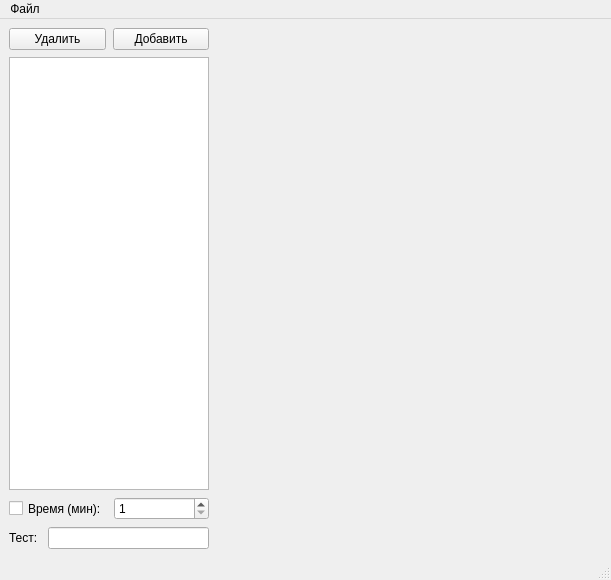
<?xml version="1.0" encoding="UTF-8"?>
<ui version="4.0">
 <class>MainWindow</class>
 <widget class="QMainWindow" name="MainWindow">
  <property name="geometry">
   <rect>
    <x>0</x>
    <y>0</y>
    <width>611</width>
    <height>580</height>
   </rect>
  </property>
  <property name="windowTitle">
   <string>MainWindow</string>
  </property>
  <widget class="QWidget" name="centralwidget">
   <layout class="QGridLayout" name="gridLayout">
    <item row="0" column="0">
     <layout class="QHBoxLayout" name="horizontalLayout">
      <property name="spacing">
       <number>7</number>
      </property>
      <property name="sizeConstraint">
       <enum>QLayout::SetDefaultConstraint</enum>
      </property>
      <item>
       <layout class="QVBoxLayout" name="verticalLayout">
        <item>
         <layout class="QHBoxLayout" name="addRemoveLayout">
          <item>
           <widget class="QPushButton" name="removeTaskButton">
            <property name="text">
             <string>Удалить</string>
            </property>
           </widget>
          </item>
          <item>
           <widget class="QPushButton" name="addTaskButton">
            <property name="text">
             <string>Добавить</string>
            </property>
           </widget>
          </item>
         </layout>
        </item>
        <item>
         <widget class="TaskListView" name="taskListView">
          <property name="sizePolicy">
           <sizepolicy hsizetype="Maximum" vsizetype="Expanding">
            <horstretch>0</horstretch>
            <verstretch>0</verstretch>
           </sizepolicy>
          </property>
          <property name="maximumSize">
           <size>
            <width>200</width>
            <height>16777215</height>
           </size>
          </property>
          <property name="dragEnabled">
           <bool>true</bool>
          </property>
          <property name="dragDropMode">
           <enum>QAbstractItemView::InternalMove</enum>
          </property>
          <property name="defaultDropAction">
           <enum>Qt::MoveAction</enum>
          </property>
         </widget>
        </item>
        <item>
         <layout class="QHBoxLayout" name="timeLayout">
          <item>
           <widget class="QCheckBox" name="timeCheckBox">
            <property name="sizePolicy">
             <sizepolicy hsizetype="Minimum" vsizetype="Minimum">
              <horstretch>0</horstretch>
              <verstretch>0</verstretch>
             </sizepolicy>
            </property>
            <property name="text">
             <string>Время (мин):</string>
            </property>
           </widget>
          </item>
          <item>
           <widget class="QSpinBox" name="timeSpinBox">
            <property name="sizePolicy">
             <sizepolicy hsizetype="Ignored" vsizetype="Fixed">
              <horstretch>0</horstretch>
              <verstretch>0</verstretch>
             </sizepolicy>
            </property>
            <property name="minimum">
             <number>1</number>
            </property>
            <property name="maximum">
             <number>1440</number>
            </property>
            <property name="singleStep">
             <number>1</number>
            </property>
            <property name="value">
             <number>1</number>
            </property>
           </widget>
          </item>
         </layout>
        </item>
        <item>
         <layout class="QHBoxLayout" name="fileNameLayout">
          <item>
           <widget class="QLabel" name="testLabel">
            <property name="sizePolicy">
             <sizepolicy hsizetype="Fixed" vsizetype="Minimum">
              <horstretch>0</horstretch>
              <verstretch>0</verstretch>
             </sizepolicy>
            </property>
            <property name="text">
             <string>Тест: </string>
            </property>
           </widget>
          </item>
          <item>
           <widget class="TestNameLine" name="fileNameLine">
            <property name="sizePolicy">
             <sizepolicy hsizetype="Minimum" vsizetype="Minimum">
              <horstretch>0</horstretch>
              <verstretch>0</verstretch>
             </sizepolicy>
            </property>
            <property name="readOnly">
             <bool>true</bool>
            </property>
           </widget>
          </item>
         </layout>
        </item>
       </layout>
      </item>
      <item>
       <widget class="TaskViewWidget" name="taskViewWidget" native="true">
        <property name="sizePolicy">
         <sizepolicy hsizetype="Expanding" vsizetype="Preferred">
          <horstretch>0</horstretch>
          <verstretch>0</verstretch>
         </sizepolicy>
        </property>
       </widget>
      </item>
     </layout>
    </item>
   </layout>
  </widget>
  <widget class="QMenuBar" name="menubar">
   <property name="geometry">
    <rect>
     <x>0</x>
     <y>0</y>
     <width>611</width>
     <height>25</height>
    </rect>
   </property>
   <widget class="QMenu" name="File">
    <property name="title">
     <string>Файл</string>
    </property>
    <addaction name="OpenTest"/>
    <addaction name="CreateTest"/>
    <addaction name="separator"/>
    <addaction name="SaveTest"/>
    <addaction name="SaveAsTest"/>
    <addaction name="RemoveTest"/>
    <addaction name="separator"/>
    <addaction name="exportPDF"/>
   </widget>
   <addaction name="File"/>
  </widget>
  <widget class="StatusBar" name="statusBar">
   <property name="palette">
    <palette>
     <active>
      <colorrole role="WindowText">
       <brush brushstyle="SolidPattern">
        <color alpha="255">
         <red>0</red>
         <green>0</green>
         <blue>0</blue>
        </color>
       </brush>
      </colorrole>
      <colorrole role="Button">
       <brush brushstyle="SolidPattern">
        <color alpha="255">
         <red>255</red>
         <green>255</green>
         <blue>255</blue>
        </color>
       </brush>
      </colorrole>
      <colorrole role="Light">
       <brush brushstyle="SolidPattern">
        <color alpha="255">
         <red>255</red>
         <green>255</green>
         <blue>255</blue>
        </color>
       </brush>
      </colorrole>
      <colorrole role="Midlight">
       <brush brushstyle="SolidPattern">
        <color alpha="255">
         <red>255</red>
         <green>255</green>
         <blue>255</blue>
        </color>
       </brush>
      </colorrole>
      <colorrole role="Dark">
       <brush brushstyle="SolidPattern">
        <color alpha="255">
         <red>127</red>
         <green>127</green>
         <blue>127</blue>
        </color>
       </brush>
      </colorrole>
      <colorrole role="Mid">
       <brush brushstyle="SolidPattern">
        <color alpha="255">
         <red>170</red>
         <green>170</green>
         <blue>170</blue>
        </color>
       </brush>
      </colorrole>
      <colorrole role="Text">
       <brush brushstyle="SolidPattern">
        <color alpha="255">
         <red>0</red>
         <green>0</green>
         <blue>0</blue>
        </color>
       </brush>
      </colorrole>
      <colorrole role="BrightText">
       <brush brushstyle="SolidPattern">
        <color alpha="255">
         <red>255</red>
         <green>255</green>
         <blue>255</blue>
        </color>
       </brush>
      </colorrole>
      <colorrole role="ButtonText">
       <brush brushstyle="SolidPattern">
        <color alpha="255">
         <red>0</red>
         <green>0</green>
         <blue>0</blue>
        </color>
       </brush>
      </colorrole>
      <colorrole role="Base">
       <brush brushstyle="SolidPattern">
        <color alpha="255">
         <red>255</red>
         <green>255</green>
         <blue>255</blue>
        </color>
       </brush>
      </colorrole>
      <colorrole role="Window">
       <brush brushstyle="SolidPattern">
        <color alpha="255">
         <red>255</red>
         <green>255</green>
         <blue>255</blue>
        </color>
       </brush>
      </colorrole>
      <colorrole role="Shadow">
       <brush brushstyle="SolidPattern">
        <color alpha="255">
         <red>0</red>
         <green>0</green>
         <blue>0</blue>
        </color>
       </brush>
      </colorrole>
      <colorrole role="AlternateBase">
       <brush brushstyle="SolidPattern">
        <color alpha="255">
         <red>255</red>
         <green>255</green>
         <blue>255</blue>
        </color>
       </brush>
      </colorrole>
      <colorrole role="ToolTipBase">
       <brush brushstyle="SolidPattern">
        <color alpha="255">
         <red>255</red>
         <green>255</green>
         <blue>220</blue>
        </color>
       </brush>
      </colorrole>
      <colorrole role="ToolTipText">
       <brush brushstyle="SolidPattern">
        <color alpha="255">
         <red>0</red>
         <green>0</green>
         <blue>0</blue>
        </color>
       </brush>
      </colorrole>
     </active>
     <inactive>
      <colorrole role="WindowText">
       <brush brushstyle="SolidPattern">
        <color alpha="255">
         <red>0</red>
         <green>0</green>
         <blue>0</blue>
        </color>
       </brush>
      </colorrole>
      <colorrole role="Button">
       <brush brushstyle="SolidPattern">
        <color alpha="255">
         <red>240</red>
         <green>240</green>
         <blue>240</blue>
        </color>
       </brush>
      </colorrole>
      <colorrole role="Light">
       <brush brushstyle="SolidPattern">
        <color alpha="255">
         <red>255</red>
         <green>255</green>
         <blue>255</blue>
        </color>
       </brush>
      </colorrole>
      <colorrole role="Midlight">
       <brush brushstyle="SolidPattern">
        <color alpha="255">
         <red>227</red>
         <green>227</green>
         <blue>227</blue>
        </color>
       </brush>
      </colorrole>
      <colorrole role="Dark">
       <brush brushstyle="SolidPattern">
        <color alpha="255">
         <red>160</red>
         <green>160</green>
         <blue>160</blue>
        </color>
       </brush>
      </colorrole>
      <colorrole role="Mid">
       <brush brushstyle="SolidPattern">
        <color alpha="255">
         <red>160</red>
         <green>160</green>
         <blue>160</blue>
        </color>
       </brush>
      </colorrole>
      <colorrole role="Text">
       <brush brushstyle="SolidPattern">
        <color alpha="255">
         <red>0</red>
         <green>0</green>
         <blue>0</blue>
        </color>
       </brush>
      </colorrole>
      <colorrole role="BrightText">
       <brush brushstyle="SolidPattern">
        <color alpha="255">
         <red>255</red>
         <green>255</green>
         <blue>255</blue>
        </color>
       </brush>
      </colorrole>
      <colorrole role="ButtonText">
       <brush brushstyle="SolidPattern">
        <color alpha="255">
         <red>0</red>
         <green>0</green>
         <blue>0</blue>
        </color>
       </brush>
      </colorrole>
      <colorrole role="Base">
       <brush brushstyle="SolidPattern">
        <color alpha="255">
         <red>255</red>
         <green>255</green>
         <blue>255</blue>
        </color>
       </brush>
      </colorrole>
      <colorrole role="Window">
       <brush brushstyle="SolidPattern">
        <color alpha="255">
         <red>240</red>
         <green>240</green>
         <blue>240</blue>
        </color>
       </brush>
      </colorrole>
      <colorrole role="Shadow">
       <brush brushstyle="SolidPattern">
        <color alpha="255">
         <red>105</red>
         <green>105</green>
         <blue>105</blue>
        </color>
       </brush>
      </colorrole>
      <colorrole role="AlternateBase">
       <brush brushstyle="SolidPattern">
        <color alpha="255">
         <red>245</red>
         <green>245</green>
         <blue>245</blue>
        </color>
       </brush>
      </colorrole>
      <colorrole role="ToolTipBase">
       <brush brushstyle="SolidPattern">
        <color alpha="255">
         <red>255</red>
         <green>255</green>
         <blue>220</blue>
        </color>
       </brush>
      </colorrole>
      <colorrole role="ToolTipText">
       <brush brushstyle="SolidPattern">
        <color alpha="255">
         <red>0</red>
         <green>0</green>
         <blue>0</blue>
        </color>
       </brush>
      </colorrole>
     </inactive>
     <disabled>
      <colorrole role="WindowText">
       <brush brushstyle="SolidPattern">
        <color alpha="255">
         <red>127</red>
         <green>127</green>
         <blue>127</blue>
        </color>
       </brush>
      </colorrole>
      <colorrole role="Button">
       <brush brushstyle="SolidPattern">
        <color alpha="255">
         <red>255</red>
         <green>255</green>
         <blue>255</blue>
        </color>
       </brush>
      </colorrole>
      <colorrole role="Light">
       <brush brushstyle="SolidPattern">
        <color alpha="255">
         <red>255</red>
         <green>255</green>
         <blue>255</blue>
        </color>
       </brush>
      </colorrole>
      <colorrole role="Midlight">
       <brush brushstyle="SolidPattern">
        <color alpha="255">
         <red>255</red>
         <green>255</green>
         <blue>255</blue>
        </color>
       </brush>
      </colorrole>
      <colorrole role="Dark">
       <brush brushstyle="SolidPattern">
        <color alpha="255">
         <red>127</red>
         <green>127</green>
         <blue>127</blue>
        </color>
       </brush>
      </colorrole>
      <colorrole role="Mid">
       <brush brushstyle="SolidPattern">
        <color alpha="255">
         <red>170</red>
         <green>170</green>
         <blue>170</blue>
        </color>
       </brush>
      </colorrole>
      <colorrole role="Text">
       <brush brushstyle="SolidPattern">
        <color alpha="255">
         <red>127</red>
         <green>127</green>
         <blue>127</blue>
        </color>
       </brush>
      </colorrole>
      <colorrole role="BrightText">
       <brush brushstyle="SolidPattern">
        <color alpha="255">
         <red>255</red>
         <green>255</green>
         <blue>255</blue>
        </color>
       </brush>
      </colorrole>
      <colorrole role="ButtonText">
       <brush brushstyle="SolidPattern">
        <color alpha="255">
         <red>127</red>
         <green>127</green>
         <blue>127</blue>
        </color>
       </brush>
      </colorrole>
      <colorrole role="Base">
       <brush brushstyle="SolidPattern">
        <color alpha="255">
         <red>255</red>
         <green>255</green>
         <blue>255</blue>
        </color>
       </brush>
      </colorrole>
      <colorrole role="Window">
       <brush brushstyle="SolidPattern">
        <color alpha="255">
         <red>255</red>
         <green>255</green>
         <blue>255</blue>
        </color>
       </brush>
      </colorrole>
      <colorrole role="Shadow">
       <brush brushstyle="SolidPattern">
        <color alpha="255">
         <red>0</red>
         <green>0</green>
         <blue>0</blue>
        </color>
       </brush>
      </colorrole>
      <colorrole role="AlternateBase">
       <brush brushstyle="SolidPattern">
        <color alpha="255">
         <red>245</red>
         <green>245</green>
         <blue>245</blue>
        </color>
       </brush>
      </colorrole>
      <colorrole role="ToolTipBase">
       <brush brushstyle="SolidPattern">
        <color alpha="255">
         <red>255</red>
         <green>255</green>
         <blue>220</blue>
        </color>
       </brush>
      </colorrole>
      <colorrole role="ToolTipText">
       <brush brushstyle="SolidPattern">
        <color alpha="255">
         <red>0</red>
         <green>0</green>
         <blue>0</blue>
        </color>
       </brush>
      </colorrole>
     </disabled>
    </palette>
   </property>
   <property name="font">
    <font>
     <italic>false</italic>
    </font>
   </property>
  </widget>
  <action name="CreateTest">
   <property name="text">
    <string>Создать</string>
   </property>
   <property name="shortcut">
    <string>Ctrl+N</string>
   </property>
  </action>
  <action name="OpenTest">
   <property name="text">
    <string>Открыть</string>
   </property>
   <property name="shortcut">
    <string>Ctrl+O</string>
   </property>
  </action>
  <action name="SaveTest">
   <property name="text">
    <string>Сохранить</string>
   </property>
   <property name="shortcut">
    <string>Ctrl+S</string>
   </property>
  </action>
  <action name="SaveAsTest">
   <property name="text">
    <string>Сохранить как...</string>
   </property>
   <property name="shortcut">
    <string>Ctrl+Alt+S</string>
   </property>
  </action>
  <action name="RemoveTest">
   <property name="text">
    <string>Удалить</string>
   </property>
   <property name="shortcut">
    <string>Ctrl+W</string>
   </property>
  </action>
  <action name="exportPDF">
   <property name="text">
    <string>Экспорт в PDF</string>
   </property>
   <property name="shortcut">
    <string>Ctrl+P</string>
   </property>
  </action>
 </widget>
 <customwidgets>
  <customwidget>
   <class>TaskViewWidget</class>
   <extends>QWidget</extends>
   <header>Task/TaskViewWidget.h</header>
   <container>1</container>
  </customwidget>
  <customwidget>
   <class>StatusBar</class>
   <extends>QStatusBar</extends>
   <header>ModifiedClasses/statusbar.h</header>
  </customwidget>
  <customwidget>
   <class>TestNameLine</class>
   <extends>QLineEdit</extends>
   <header>ModifiedClasses/TestNameLine.h</header>
  </customwidget>
  <customwidget>
   <class>TaskListView</class>
   <extends>QListWidget</extends>
   <header>ModifiedClasses/TaskListView.h</header>
  </customwidget>
 </customwidgets>
 <resources/>
 <connections/>
</ui>
